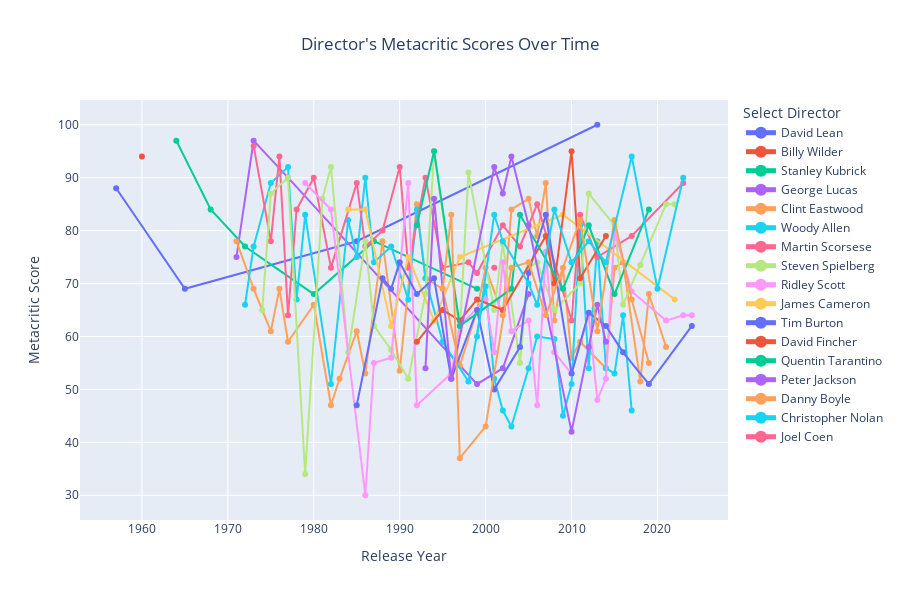

Here is the notebook cell this chart was saved with:
### Code cell
from plotly import express as px

top_n_directors_names_ratings = top_n_directors_names_ratings.with_columns(
    pl.col("Released").dt.year().alias("ReleasedYear"))

top_n_directors_names_ratings_time = top_n_directors_names_ratings.group_by("ReleasedYear", "primaryName").agg(
    pl.col("Metacritic").mean()).sort("ReleasedYear")


fig = px.line(top_n_directors_names_ratings_time.to_pandas(),
              x="ReleasedYear",
              y="Metacritic",
              color="primaryName",
              title="Director's Metacritic Scores Over Time",
              labels={"Metacritic": "Metacritic Score",
                      "ReleasedYear": "Release Year"}
              )

# Add interactive hover and selection
fig.update_traces(hoverinfo="x+y+name", mode="lines+markers")
# fig.update_layout(
#     width=900,  # Set width (in pixels)
#     height=600  # Set height (in pixels)
# )
# Set layout to highlight selection
fig.update_layout(
    legend_title="Directors",
    hovermode="x unified",
    title_x=0.5,
    height=600,
    legend=dict(
        title="Select Director",
        itemsizing="constant"
    )
)

# Show the plot
fig.show()

### Figure 1 — Plotly figure (JSON) as saved in the notebook; plotly's stock layout.template omitted (floating-point values rounded to 4 significant figures)
{"data": [{"hoverinfo": "x+y+name", "hovertemplate": "primaryName=David Lean<br>Release Year=%{x}<br>Metacritic Score=%{y}<extra></extra>", "legendgroup": "David Lean", "line": {"color": "#636efa", "dash": "solid"}, "marker": {"symbol": "circle"}, "mode": "lines+markers", "name": "David Lean", "orientation": "v", "showlegend": true, "type": "scatter", "x": [1957, 1965, 1985, 2013], "xaxis": "x", "y": [88, 69, 78, 100], "yaxis": "y"}, {"hoverinfo": "x+y+name", "hovertemplate": "primaryName=Billy Wilder<br>Release Year=%{x}<br>Metacritic Score=%{y}<extra></extra>", "legendgroup": "Billy Wilder", "line": {"color": "#EF553B", "dash": "solid"}, "marker": {"symbol": "circle"}, "mode": "lines+markers", "name": "Billy Wilder", "orientation": "v", "showlegend": true, "type": "scatter", "x": [1960], "xaxis": "x", "y": [94], "yaxis": "y"}, {"hoverinfo": "x+y+name", "hovertemplate": "primaryName=Stanley Kubrick<br>Release Year=%{x}<br>Metacritic Score=%{y}<extra></extra>", "legendgroup": "Stanley Kubrick", "line": {"color": "#00cc96", "dash": "solid"}, "marker": {"symbol": "circle"}, "mode": "lines+markers", "name": "Stanley Kubrick", "orientation": "v", "showlegend": true, "type": "scatter", "x": [1964, 1968, 1972, 1980, 1987, 1999], "xaxis": "x", "y": [97, 84, 77, 68, 78, 69], "yaxis": "y"}, {"hoverinfo": "x+y+name", "hovertemplate": "primaryName=George Lucas<br>Release Year=%{x}<br>Metacritic Score=%{y}<extra></extra>", "legendgroup": "George Lucas", "line": {"color": "#ab63fa", "dash": "solid"}, "marker": {"symbol": "circle"}, "mode": "lines+markers", "name": "George Lucas", "orientation": "v", "showlegend": true, "type": "scatter", "x": [1971, 1973, 1977, 1999, 2002, 2005], "xaxis": "x", "y": [75, 97, 90, 51, 54, 68], "yaxis": "y"}, {"hoverinfo": "x+y+name", "hovertemplate": "primaryName=Clint Eastwood<br>Release Year=%{x}<br>Metacritic Score=%{y}<extra></extra>", "legendgroup": "Clint Eastwood", "line": {"color": "#FFA15A", "dash": "solid"}, "marker": {"symbol": "circle"}, "mode": "lines+markers", "name": "Clint Eastwood", "orientation": "v", "showlegend": true, "type": "scatter", "x": [1971, 1973, 1975, 1976, 1977, 1980, 1982, 1983, 1985, 1986, 1988, 1990, 1992, 1993, 1995, 1997, 1999, 2000, 2002, 2003, 2005, 2006, 2007, 2008, 2009, 2010, 2011, 2014, 2015, 2016, 2018, 2019, 2021], "xaxis": "x", "y": [78, 69, 61, 69, 59, 66, 47, 52, 61, 53, 78, 53.5, 85, 71, 69, 54.5, 65, 73, 64, 84, 86, 79, 89, 63, 73, 56, 59, 54, 73, 74, 51.5, 68, 58], "yaxis": "y"}, {"hoverinfo": "x+y+name", "hovertemplate": "primaryName=Woody Allen<br>Release Year=%{x}<br>Metacritic Score=%{y}<extra></extra>", "legendgroup": "Woody Allen", "line": {"color": "#19d3f3", "dash": "solid"}, "marker": {"symbol": "circle"}, "mode": "lines+markers", "name": "Woody Allen", "orientation": "v", "showlegend": true, "type": "scatter", "x": [1972, 1973, 1975, 1977, 1978, 1979, 1982, 1984, 1985, 1986, 1987, 1989, 1991, 1992, 1993, 1995, 1998, 2000, 2001, 2002, 2003, 2005, 2006, 2008, 2009, 2010, 2011, 2012, 2013, 2014, 2015, 2016, 2017], "xaxis": "x", "y": [66, 77, 89, 92, 67, 83, 51, 82, 75, 90, 74, 77, 67, 84, 71, 59, 51.5, 69.5, 52, 46, 43, 54, 60, 59.5, 45, 51, 81, 54, 78, 54, 53, 64, 46], "yaxis": "y"}, {"hoverinfo": "x+y+name", "hovertemplate": "primaryName=Martin Scorsese<br>Release Year=%{x}<br>Metacritic Score=%{y}<extra></extra>", "legendgroup": "Martin Scorsese", "line": {"color": "#FF6692", "dash": "solid"}, "marker": {"symbol": "circle"}, "mode": "lines+markers", "name": "Martin Scorsese", "orientation": "v", "showlegend": true, "type": "scatter", "x": [1973, 1975, 1976, 1977, 1978, 1980, 1982, 1985, 1986, 1988, 1990, 1991, 1993, 1995, 1998, 1999, 2002, 2004, 2006, 2010, 2011, 2013, 2017, 2023], "xaxis": "x", "y": [96, 78, 94, 64, 84, 90, 73, 89, 77, 80, 92, 73, 90, 73, 74, 72, 81, 77, 85, 63, 83, 75, 79, 89], "yaxis": "y"}, {"hoverinfo": "x+y+name", "hovertemplate": "primaryName=Steven Spielberg<br>Release Year=%{x}<br>Metacritic Score=%{y}<extra></extra>", "legendgroup": "Steven Spielberg", "line": {"color": "#B6E880", "dash": "solid"}, "marker": {"symbol": "circle"}, "mode": "lines+markers", "name": "Steven Spielberg", "orientation": "v", "showlegend": true, "type": "scatter", "x": [1974, 1975, 1977, 1979, 1981, 1982, 1984, 1986, 1987, 1989, 1991, 1993, 1994, 1997, 1998, 2001, 2002, 2004, 2005, 2006, 2008, 2011, 2012, 2015, 2016, 2018, 2021, 2022], "xaxis": "x", "y": [65, 87, 90, 34, 86, 92, 57, 78, 62, 57.5, 52, 68, 95, 61, 91, 65, 77.5, 55, 73, 74, 65, 70, 87, 81, 66, 73.5, 85, 85], "yaxis": "y"}, {"hoverinfo": "x+y+name", "hovertemplate": "primaryName=Ridley Scott<br>Release Year=%{x}<br>Metacritic Score=%{y}<extra></extra>", "legendgroup": "Ridley Scott", "line": {"color": "#FF97FF", "dash": "solid"}, "marker": {"symbol": "circle"}, "mode": "lines+markers", "name": "Ridley Scott", "orientation": "v", "showlegend": true, "type": "scatter", "x": [1979, 1982, 1986, 1987, 1989, 1991, 1992, 1996, 1997, 2000, 2001, 2002, 2003, 2005, 2006, 2007, 2008, 2010, 2012, 2013, 2014, 2015, 2017, 2021, 2023, 2024], "xaxis": "x", "y": [89, 84, 30, 55, 56, 89, 47, 53, 62, 67, 57, 74, 61, 63, 47, 76, 57, 53, 64, 48, 52, 80, 68.5, 63, 64, 64], "yaxis": "y"}, {"hoverinfo": "x+y+name", "hovertemplate": "primaryName=James Cameron<br>Release Year=%{x}<br>Metacritic Score=%{y}<extra></extra>", "legendgroup": "James Cameron", "line": {"color": "#FECB52", "dash": "solid"}, "marker": {"symbol": "circle"}, "mode": "lines+markers", "name": "James Cameron", "orientation": "v", "showlegend": true, "type": "scatter", "x": [1984, 1986, 1989, 1991, 1994, 1997, 2009, 2022], "xaxis": "x", "y": [84, 84, 62, 75, 63, 75, 83, 67], "yaxis": "y"}, {"hoverinfo": "x+y+name", "hovertemplate": "primaryName=Tim Burton<br>Release Year=%{x}<br>Metacritic Score=%{y}<extra></extra>", "legendgroup": "Tim Burton", "line": {"color": "#636efa", "dash": "solid"}, "marker": {"symbol": "circle"}, "mode": "lines+markers", "name": "Tim Burton", "orientation": "v", "showlegend": true, "type": "scatter", "x": [1985, 1988, 1989, 1990, 1992, 1994, 1996, 1999, 2001, 2004, 2005, 2007, 2010, 2012, 2014, 2016, 2019, 2024], "xaxis": "x", "y": [47, 71, 69, 74, 68, 71, 52, 65, 50, 58, 72, 83, 53, 64.5, 62, 57, 51, 62], "yaxis": "y"}, {"hoverinfo": "x+y+name", "hovertemplate": "primaryName=David Fincher<br>Release Year=%{x}<br>Metacritic Score=%{y}<extra></extra>", "legendgroup": "David Fincher", "line": {"color": "#EF553B", "dash": "solid"}, "marker": {"symbol": "circle"}, "mode": "lines+markers", "name": "David Fincher", "orientation": "v", "showlegend": true, "type": "scatter", "x": [1992, 1995, 1997, 1999, 2002, 2007, 2008, 2010, 2011, 2014], "xaxis": "x", "y": [59, 65, 63, 67, 65, 79, 70, 95, 71, 79], "yaxis": "y"}, {"hoverinfo": "x+y+name", "hovertemplate": "primaryName=Quentin Tarantino<br>Release Year=%{x}<br>Metacritic Score=%{y}<extra></extra>", "legendgroup": "Quentin Tarantino", "line": {"color": "#00cc96", "dash": "solid"}, "marker": {"symbol": "circle"}, "mode": "lines+markers", "name": "Quentin Tarantino", "orientation": "v", "showlegend": true, "type": "scatter", "x": [1992, 1994, 1997, 2003, 2004, 2009, 2012, 2015, 2019], "xaxis": "x", "y": [81, 95, 62, 69, 83, 69, 81, 68, 84], "yaxis": "y"}, {"hoverinfo": "x+y+name", "hovertemplate": "primaryName=Peter Jackson<br>Release Year=%{x}<br>Metacritic Score=%{y}<extra></extra>", "legendgroup": "Peter Jackson", "line": {"color": "#ab63fa", "dash": "solid"}, "marker": {"symbol": "circle"}, "mode": "lines+markers", "name": "Peter Jackson", "orientation": "v", "showlegend": true, "type": "scatter", "x": [1993, 1994, 1996, 2001, 2002, 2003, 2005, 2010, 2012, 2013, 2014], "xaxis": "x", "y": [54, 86, 52, 92, 87, 94, 81, 42, 58, 66, 59], "yaxis": "y"}, {"hoverinfo": "x+y+name", "hovertemplate": "primaryName=Danny Boyle<br>Release Year=%{x}<br>Metacritic Score=%{y}<extra></extra>", "legendgroup": "Danny Boyle", "line": {"color": "#FFA15A", "dash": "solid"}, "marker": {"symbol": "circle"}, "mode": "lines+markers", "name": "Danny Boyle", "orientation": "v", "showlegend": true, "type": "scatter", "x": [1995, 1996, 1997, 2000, 2003, 2005, 2007, 2011, 2013, 2015, 2017, 2019], "xaxis": "x", "y": [69, 83, 37, 43, 73, 74, 64, 82, 61, 82, 67, 55], "yaxis": "y"}, {"hoverinfo": "x+y+name", "hovertemplate": "primaryName=Christopher Nolan<br>Release Year=%{x}<br>Metacritic Score=%{y}<extra></extra>", "legendgroup": "Christopher Nolan", "line": {"color": "#19d3f3", "dash": "solid"}, "marker": {"symbol": "circle"}, "mode": "lines+markers", "name": "Christopher Nolan", "orientation": "v", "showlegend": true, "type": "scatter", "x": [1999, 2001, 2002, 2005, 2006, 2008, 2010, 2012, 2014, 2017, 2020, 2023], "xaxis": "x", "y": [60, 83, 78, 70, 66, 84, 74, 78, 74, 94, 69, 90], "yaxis": "y"}, {"hoverinfo": "x+y+name", "hovertemplate": "primaryName=Joel Coen<br>Release Year=%{x}<br>Metacritic Score=%{y}<extra></extra>", "legendgroup": "Joel Coen", "line": {"color": "#FF6692", "dash": "solid"}, "marker": {"symbol": "circle"}, "mode": "lines+markers", "name": "Joel Coen", "orientation": "v", "showlegend": true, "type": "scatter", "x": [2001], "xaxis": "x", "y": [73], "yaxis": "y"}], "layout": {"height": 600, "hovermode": "x unified", "legend": {"itemsizing": "constant", "title": {"text": "Select Director"}, "tracegroupgap": 0}, "title": {"text": "Director's Metacritic Scores Over Time", "x": 0.5}, "xaxis": {"anchor": "y", "domain": [0, 1], "title": {"text": "Release Year"}}, "yaxis": {"anchor": "x", "domain": [0, 1], "title": {"text": "Metacritic Score"}}}}
